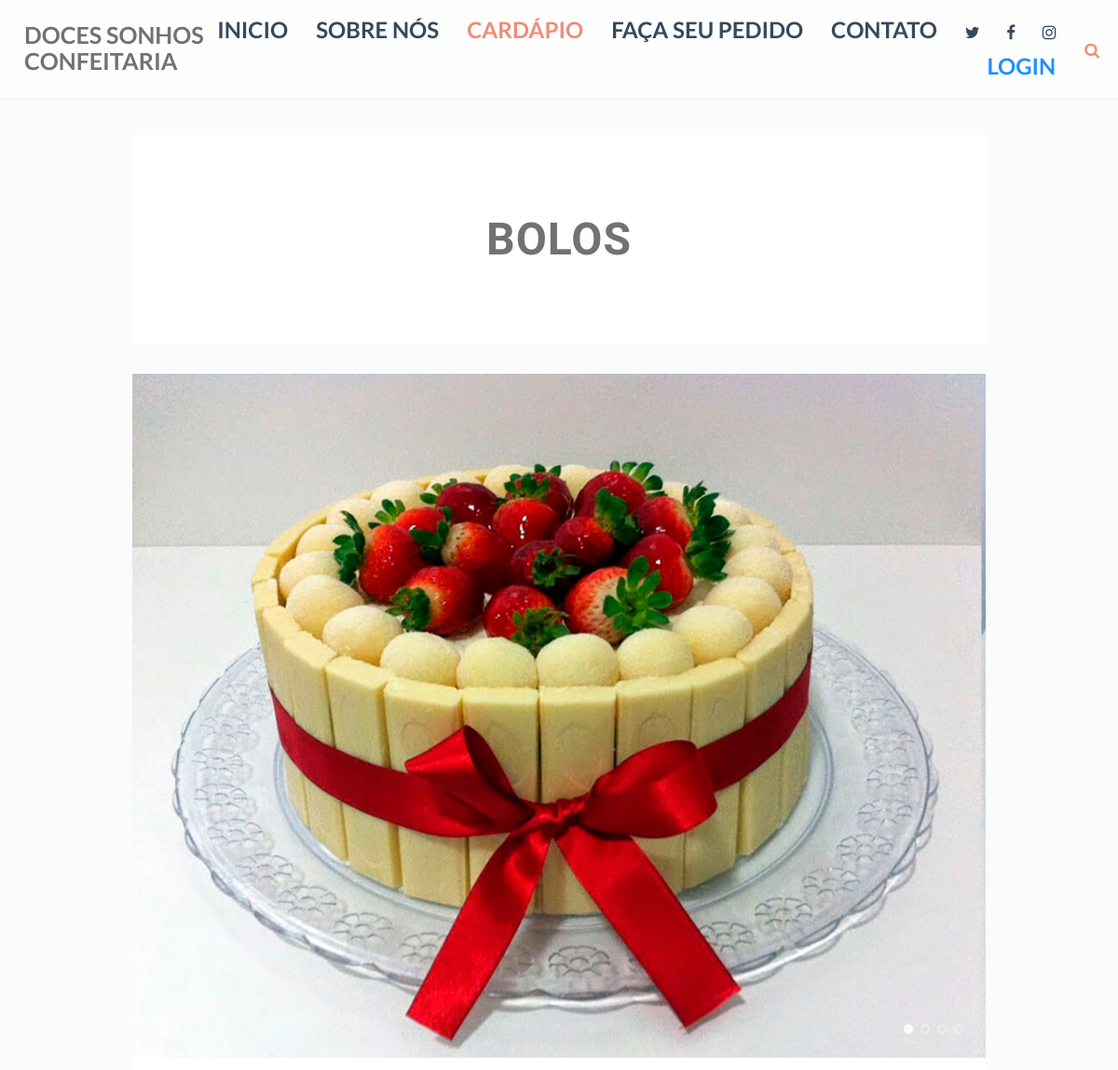
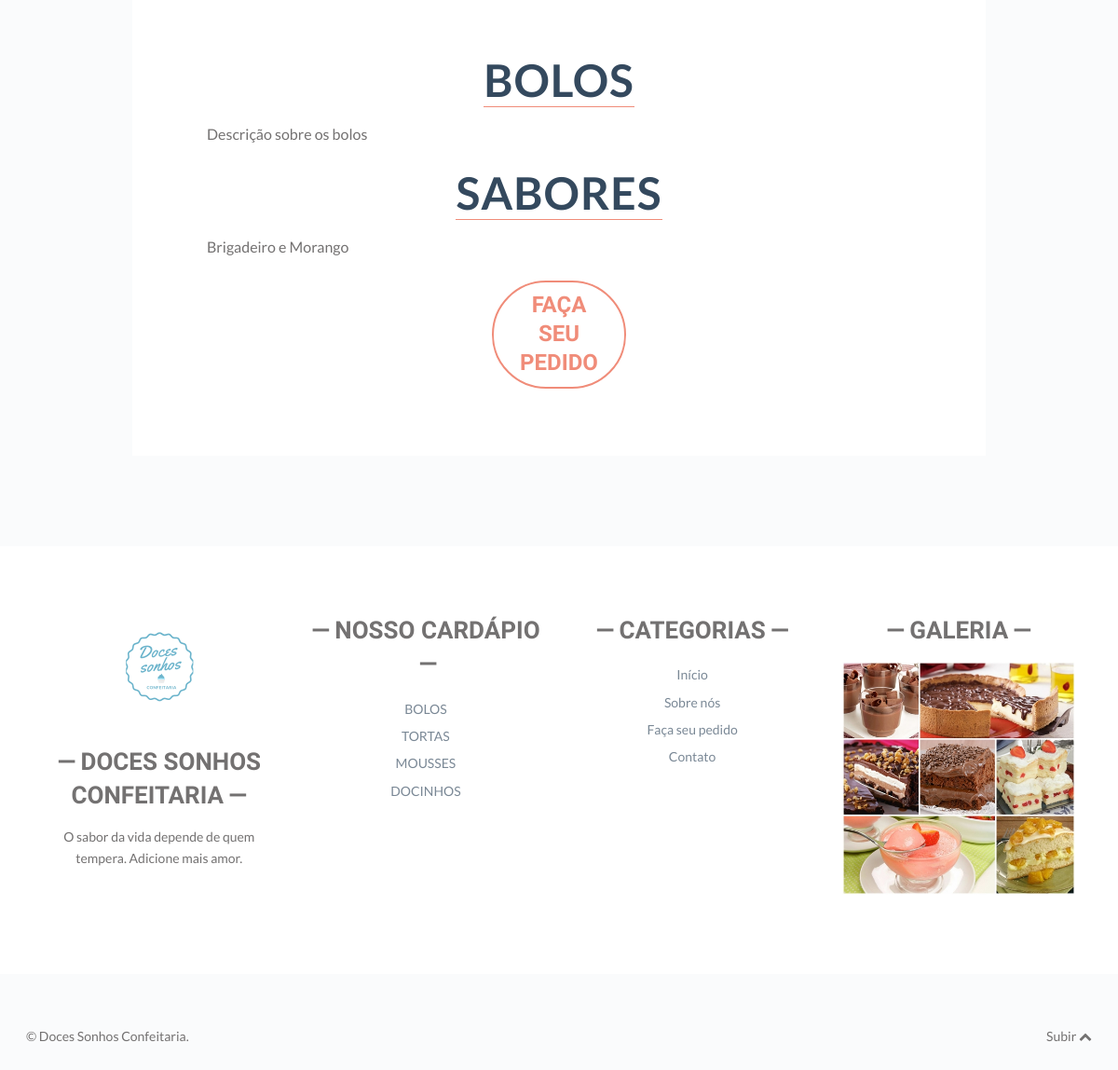
The page /designconfeitaria/produto.php?codcategoria=1 on the database its author committed (2 pictures, top to bottom).
### tables this page shows
CREATE TABLE `categoria` (
  `codcategoria` int(11) NOT NULL,
  `descricao` varchar(50) NOT NULL
);

CREATE TABLE `imagens` (
  `codimagem` int(11) NOT NULL,
  `nome` varchar(50) NOT NULL,
  `data` date NOT NULL,
  `codcategoria` int(11) NOT NULL,
  `descricao` varchar(30) NOT NULL,
  `imagem` varchar(100) NOT NULL
);

CREATE TABLE `descricao` (
  `coddescricao` int(11) NOT NULL,
  `titulo` varchar(30) NOT NULL,
  `descricao` varchar(500) NOT NULL,
  `data` date NOT NULL,
  `codcategoria` int(11) NOT NULL
);

### admconfeitaria/model/conexao.php (called while the page is built)
<?php
class Conexao
{
	function Conectar()
	{
		$con = new PDO("mysql:host=localhost;dbname=bdconfeitaria;port=3306;","root","");
		return $con;
	}
}
?>

### admconfeitaria/model/categoria.php (called while the page is built, shortened)
<?php
	class Categoria
	{
		public $con;
		function __CONSTRUCT()
		{
			include_once("conexao.php");
			$conexao = new Conexao();
			$this->con = $conexao->Conectar();
	    }
		function Consultar()
		{
			$dados = array();
			$sql = $this->con->prepare("select * from categoria");
			$sql->execute();
			foreach ($sql->fetchAll(PDO::FETCH_OBJ) as $linha)
			{
				$cat = new Categoria();
				$cat->codcategoria 		= $linha->codcategoria;
				$cat->descricao 	= $linha->descricao;
				$dados[] = $cat;
			}
			return $dados;
		}
		function ConsultarPorCategoria($codcategoria)
		{
			$dados = array();
			$sql = $this->con->prepare("select * from categoria where codcategoria = ?");
			$sql->execute(array($codcategoria));
			foreach ($sql->fetchAll(PDO::FETCH_OBJ) as $linha)
			{
				$cat = new Categoria();
				$cat->codcategoria 		= $linha->codcategoria;
				$cat->descricao 	= $linha->descricao;
				$dados[] = $cat;
			}
			return $dados;
		}
	}
	?>

### admconfeitaria/controller/imagens.controller.php (called while the page is built, shortened)
<?php
$tipo = "";
		if($tipo == "Administrador")
		include_once("../model/imagens.php");
		else
		include_once("../admconfeitaria/model/imagens.php");
		$ima = new Imagens();
		?>

### admconfeitaria/model/imagens.php (called while the page is built, shortened)
<?php
	class imagens
	{
		public $con;
		function __CONSTRUCT()
		{
			include_once("conexao.php");
			$conexao = new Conexao();
			$this->con = $conexao->Conectar();
	    }
		function ConsultarPorCategoria($codcategoria)
		{
			$dados = array();
			$sql = $this->con->prepare("select * from imagens where codcategoria = ?");
			$sql->execute(array($codcategoria));
			foreach ($sql->fetchAll(PDO::FETCH_OBJ) as $linha)
			{
				$ima = new imagens();
				$ima->codimagem 		= $linha->codimagem;
				$ima->nome 	= $linha->nome;
	   			$ima->data 	= $linha->data;
	   			$ima->imagem 	= $linha->imagem;
	   			$ima->codcategoria 	= $linha->codcategoria;
				$dados[] = $ima;
			}
			return $dados;
		}
	}
	?>

### admconfeitaria/controller/descricao.controller.php (called while the page is built, shortened)
<?php
$tipo = "";
		if($tipo == "Administrador")
		include_once("../model/descricao.php");
		else
		include_once("../admconfeitaria/model/descricao.php");
		$des = new descricao();
		?>

### admconfeitaria/model/descricao.php (called while the page is built, shortened)
<?php
	class descricao
	{
		public $con;
		function __CONSTRUCT()
		{
			include_once("conexao.php");
			$conexao = new Conexao();
			$this->con = $conexao->Conectar();
	    }
		function ConsultarPorCategoria($codcategoria)
		{
			$dados = array();
			$sql = $this->con->prepare("select * from descricao where codcategoria = ?");
			$sql->execute(array($codcategoria));
			foreach ($sql->fetchAll(PDO::FETCH_OBJ) as $linha)
			{
				$des = new descricao();
				$des->coddescricao 		= $linha->coddescricao;
				$des->titulo 	= $linha->titulo;
				$des->descricao 	= $linha->descricao;
	   			$des->data 	= $linha->data;
	   			$des->codcategoria 	= $linha->codcategoria;
				$dados[] = $des;
			}
			return $dados;
		}
	}
	?>

### designconfeitaria/produto.php (the view, shortened to what this page needs)
<?php
include_once("../admconfeitaria/controller/descricao.controller.php");
include_once("../admconfeitaria/controller/imagens.controller.php");
include_once("../admconfeitaria/controller/categoria.controller.php");
if(!empty($_GET['codcategoria']))
{
    $cat = $cat->RetornarDados($_GET['codcategoria']);
}
?>
<!doctype html>
<html class="home blog no-js" lang="pt">
<head>
    <link rel="stylesheet" href="https://stackpath.bootstrapcdn.com/font-awesome/4.7.0/css/font-awesome.min.css" type="text/css" media="all"/>
    <link rel="stylesheet" href="css/style.css" type="text/css" media="screen"/>
    <link rel="stylesheet" href="css/print.css" type="text/css" media="print"/>
</head>
<body class="home sticky-menu sidebar-off" id="top">
<header class="header">
    <div class="header-wrap">
        <div class="logo plain logo-left">
            <div class="site-title">
                <a href="index.php" title="Go to Home">Doces Sonhos Confeitaria</a>
            </div>
        </div>
        <nav id="nav" role="navigation">
            <div class="table">
                <div class="table-cell">
                    <ul id="menu-menu-1">
                        <li class="menu-item">
                            <a href="index.php">Inicio</a></li>
                        <li class="menu-item">
                            <a href="sobrenos.php">Sobre Nós</a></li>
                        <li class="menu-item current-menu-item">
                            <a href="#">Cardápio</a>
                        </li>
                        <?php
                        if(!isset($_SESSION['codusuario'])) { ?>
                            <li class="menu-item">
                            <a href="facaseupedido.php">Faça seu pedido</a></li>
                        <?php } ?>
                        <li class="menu-item">
                            <a href="contato.php">Contato</a></li>
                        <li class="menu-inline menu-item">
                            <a title="Twitter" href="http://twitter.com/cdocessonhos">
                                <i class="fa fa-twitter"></i><span class="i">Twitter</span>
                            </a></li>
                        <li class="menu-inline menu-item">
                            <a title="Facebook" href="http://www.facebook.com/confeidocessonhos">
                                <i class="fa fa-facebook"></i><span class="i">Facebook</span>
                            </a></li>
                        <li class="menu-inline menu-item">
                            <a title="Instagram" href="http://www.instagram.com/confeidocessonhos">
                                <i class="fa fa-instagram"></i><span class="i">Instagram</span>
                            </a>
                        </li>
                        <?php
                                if(!isset($_SESSION['codusuario'])) { ?>
                                <li>
                                    <span>
                                        <a class="form-submit" href="facaseupedido.php"><font color="#1E90FF"><b>Login</b></a></span></font>
                                </li>
                                <?php } ?>
                    </ul>
                </div>
            </div>
        </nav>
        <a href="#topsearch" class="search-trigger"><i class="fa fa-search"></i></a>
    </div>
</header>
<div class="wrap full-wrap">
    <div class="main-wrap">
        <section class="main main-archive">
            <article class="post result">
                <div class="inner">
                   <?php
                    foreach ($cat->ConsultarPorCategoria($_GET['codcategoria']) as $linha) { ?>
                    <h1 class="menu-item" value="<?php echo $linha->codcategoria;?>">
                    <?php echo $linha->descricao;?>
                    </h1>
                    <?php } ?>
                </div>
            </article>
            <div class="loop">
                <article class="post format-gallery post_format-post-format-gallery">
                 <a href="#" title="">
                        <div class="part-gallery">
                            <div class="flexslider">
                                <ul class="slides">
                                <?php foreach ($ima->ConsultarPorCategoria($_GET['codcategoria']) as $linha): ?>
                                    <li><span class="post-image"><img src="../admconfeitaria/view/imagens/<?php echo $linha->imagem;?>" alt="Run"/></span></li>
                                   <?php endforeach;?>
                                </ul>
                            </div>
                        </div>
                    </a>
                    <div class="inner">
                        <div class="post-content">
                        <br>
                        <?php foreach ($des->ConsultarPorCategoria($_GET['codcategoria']) as $linha): ?>
                        <h2 class="entry-title">
                            <a href="#" title=""><?php echo $linha->titulo;?></a>
                        </h2>
                        <p><?php echo $linha->descricao;?></p>
                        <?php endforeach;?>
                        <a href="facaseupedido.php" class="more-link">Faça seu pedido</a></p>
                        </div>
                    </div>
                </article>
            </div>
        </section>
    </div>
</div>
<div class="footer-widgets widget-count-4">
    <div class="wrap">
        <div class="mt-about-you-widget">
            <div class="widget footer">
                <img class="mt-about-avatar" src="images/docessonhos.png" alt="Doces Sonhos"/>
                <h4>Doces Sonhos Confeitaria</h4>
                <div class="mt-about-bio">
                    <p>O sabor da vida depende de quem tempera. Adicione mais amor.</p>
                </div>
            </div>
        </div>
        <div class="widget footer"><h4>Nosso Cardápio</h4>
            <ul>
                <?php
                 foreach ($cat->Consultar() as $linha) { ?>
                <li class="menu-item">
                <a href="produto.php?codcategoria=<?php echo $linha->codcategoria;?>"><?php echo $linha->descricao;?></a>
                </li>
                <?php } ?>
            </ul>
        </div>
        <div class="widget footer"><h4>Categorias</h4>
            <ul>
                <li class="cat-item cat-item-6">
                    <a href="index.php">Início</a>
                </li>
                <li class="cat-item cat-item-7">
                    <a href="sobrenos.php" >Sobre nós</a>
                </li>
                <li class="cat-item cat-item-8">
                    <a href="facaseupedido.php">Faça seu pedido</a>
                </li>
                <li class="cat-item cat-item-9">
                    <a href="contato.php">Contato</a>
                </li>
            </ul>
        </div>
        <div class="widget footer"><h4>Galeria</h4>
            <div class="textwidget">
                <img src="images/galeria1.jpg" alt="" style="width: 250px;">
            </div>
        </div>
    </div>
</div>
<footer class="footer">
    <div class="footer-wrap">
        <div id="footer-text">&copy; Doces Sonhos Confeitaria.</div>
        <a href="#top" id="btt">Subir <i class="fa fa-chevron-up"></i></a>
    </div>
</footer>
</body>
</html>

### designconfeitaria/css/print.css (style rules this page uses)
* { background: transparent !important; color: black !important; text-shadow: none !important; filter:none !important; -ms-filter: none !important; }
a, a:visited { color: #444 !important; text-decoration: underline; }
a[href]:after { content: " (" attr(href) ")"; }
.ir a:after, a[href^="javascript:"]:after, a[href^="#"]:after { content: ""; }
tr, img { page-break-inside: avoid; }
p, h2, h3 { orphans: 3; widows: 3; }
h2, h3 { page-break-after: avoid; }
body { font-size: 14px; font-family: Arial, Verdana, sans-serif; }
section, div, article, aside, header .strap { float: left; width:100%; }
nav, #searchform, .flexslider, footer .right, footer .credit, footer ul, .sidebar, .navigation, #respond, .contact-form, section.footer { display:none; }
h1 { font-size: 200%; margin-bottom: 0; }
h2 { font-size: 180%; }
h4 { font-size: 140%; }
footer { padding-top: 10px; border-top: 1px solid #ccc; }
header { padding: 20px 0; }
.portfolio a[href]:after, header a[href]:after, .archive a[href]:after { content: ""; }

### rows shown on the page
categoria: $linha->codcategoria 1 (drawn), descricao "BOLOS"
imagens: imagem (picture)
descricao: titulo "BOLOS", descricao "Descrição sobre os bolos"
descricao: titulo "SABORES", descricao "Brigadeiro e Morango"
categoria: descricao "TORTAS"
categoria: descricao "MOUSSES"
categoria: descricao "DOCINHOS"
